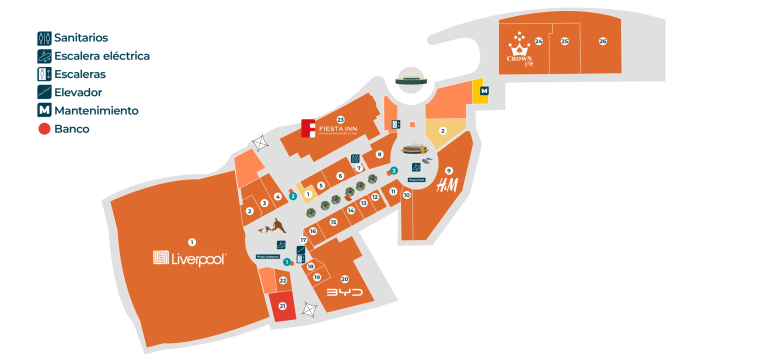
#> input picture planta-baja.png, 1536 x 727 px, found by its file name (shown at 1/2 size)
$ python render_flat_clean.py
#> lines starting #> are read from the running program, lines starting #| are printed output that depends on the picture; after the words box and inside, x2 and y2 are one past the last pixel; in counts of white or black regions, pixels touching at a corner belong together
import cv2
import numpy as np

def generate_vector_flat_clean_map(src_path, dest_path, scale_factor=3):
#> called with src_path = 'planta-baja.png', dest_path = 'planta-baja-dark.png', scale_factor = 3
    print(f"Generating 100% Flat Vector Clean Map for {src_path}...")
    orig = cv2.imread(src_path, cv2.IMREAD_UNCHANGED)
#> orig is the input picture: shape (727, 1536, 4); mean B, G, R, A 215.7, 225.5, 244, 255
    h_orig, w_orig = orig.shape[:2]
#> h_orig = 727; w_orig = 1536

    if orig.shape[2] == 4:
        b, g, r, a = cv2.split(orig)
#> a: shape (727, 1536); every value is 255
        bgr = cv2.merge([b, g, r])
    else:
        bgr = orig
        a = np.full((h_orig, w_orig), 255, dtype=np.uint8)

    gray = cv2.cvtColor(bgr, cv2.COLOR_BGR2GRAY)
    hsv = cv2.cvtColor(bgr, cv2.COLOR_BGR2HSV)
#> hsv: shape (727, 1536, 3); mean H, S, V 3.7, 35.3, 244.9
    H, S, V = cv2.split(hsv)
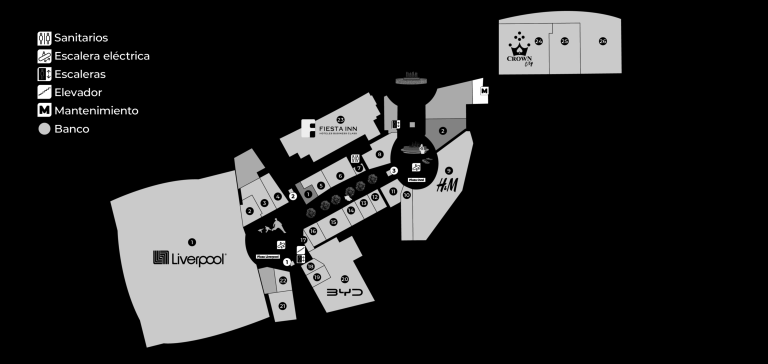
#> S: shape (727, 1536) (shown at 1/2 size); min 0, max 255, mean 35.3

    # 1. Background Mask
    bg_mask_orig = ((gray > 238) & (S < 30)) | (a < 30)
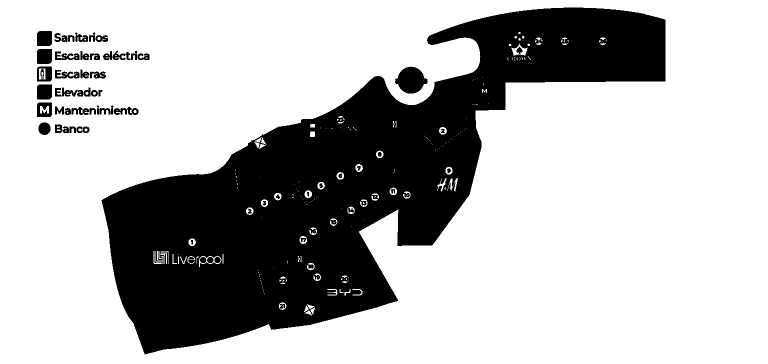
#> bg_mask_orig: shape (727, 1536) bool (shown at 1/2 size); 71.5% white; 60 black regions (2 under 20 px), largest, box (x1, y1, x2, y2) and area: (203, 15, 1331, 709) 303625, (790, 133, 855, 187) 2387, (74, 62, 104, 92) 880

    # 2. Corridors
    corridor_mask_orig = (gray >= 165) & (gray <= 238) & (S < 35) & (~bg_mask_orig) & (a > 30)
#> corridor_mask_orig: shape (727, 1536) bool; 10% white; 1080 white regions (1054 under 20 px), largest, box (x1, y1, x2, y2) and area: (203, 15, 1331, 709) 106425, (795, 133, 849, 157) 758, (796, 168, 848, 187) 694

    # 3. Stores
    store_mask_orig = (~bg_mask_orig) & (~corridor_mask_orig) & (a > 30)
#> store_mask_orig: shape (727, 1536) bool; 18.6% white; 207 white regions (80 under 20 px), largest, box (x1, y1, x2, y2) and area: (220, 296, 593, 695) 91860, (997, 22, 1244, 150) 28806, (593, 378, 774, 626) 19916
    anchor_mask_orig = store_mask_orig & (S > 35)
#> anchor_mask_orig: shape (727, 1536) bool; 18.5% white; 151 white regions (23 under 20 px), largest, box (x1, y1, x2, y2) and area: (220, 296, 593, 695) 91833, (997, 22, 1244, 149) 28779, (593, 378, 774, 626) 19872

    # 4. Extract Vector Contours of Stores & Anchors
    stores_binary = ((store_mask_orig | anchor_mask_orig) & (~bg_mask_orig)).astype(np.uint8) * 255
    stores_binary[0:260, 0:300] = 0
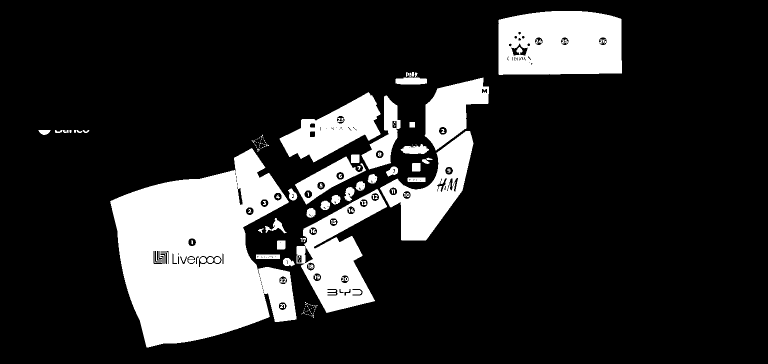
#> stores_binary: shape (727, 1536) (shown at 1/2 size); 17.8% white; 140 white regions (74 under 20 px), largest, box (x1, y1, x2, y2) and area: (220, 296, 593, 695) 91860, (997, 22, 1244, 150) 28806, (593, 378, 774, 626) 19916
    # Clean morphological closing to smooth edges
    stores_binary = cv2.morphologyEx(stores_binary, cv2.MORPH_CLOSE, np.ones((7, 7), np.uint8))
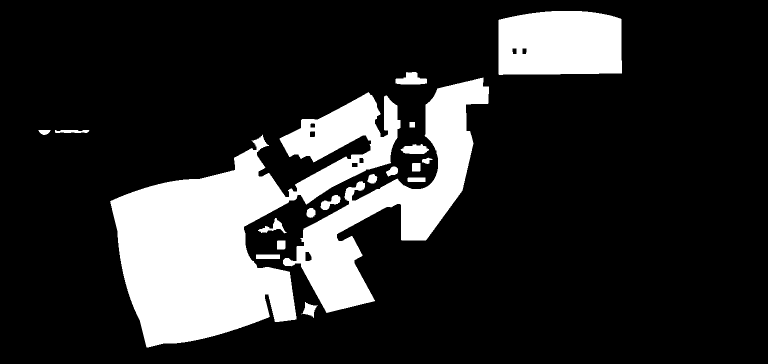
#> stores_binary: shape (727, 1536) (shown at 1/2 size); 18.6% white; 19 white regions
    contours, hierarchy = cv2.findContours(stores_binary, cv2.RETR_TREE, cv2.CHAIN_APPROX_TC89_KCOS)
#> contours = 26 contours; largest, box (x1, y1, x2, y2) and area: (220, 184, 801, 695) 119228, (566, 155, 978, 626) 50561, (997, 22, 1244, 150) 29580, (791, 144, 854, 169) 955, (801, 288, 858, 308) 754

    # Detect only long real partition walls (remove small circle edges)
    canny = cv2.Canny(gray, 30, 90)
#> canny: shape (727, 1536); 2.5% white in thin lines or dots, all inside (x1, y1, x2, y2) = (74, 15, 1332, 709)
    canny[bg_mask_orig] = 0
    canny[0:260, 0:300] = 0
#> canny: shape (727, 1536); 1.8% white in thin lines or dots, all inside (x1, y1, x2, y2) = (77, 15, 1331, 709)
    # Remove small circular edges using morphology
    # Long walls survive line structuring elements
    kernel_h = cv2.getStructuringElement(cv2.MORPH_RECT, (5, 1))
    kernel_v = cv2.getStructuringElement(cv2.MORPH_RECT, (1, 5))
    walls_h = cv2.morphologyEx(canny, cv2.MORPH_OPEN, kernel_h)
#> walls_h: shape (727, 1536); 0.36% white in thin lines or dots, all inside (x1, y1, x2, y2) = (86, 15, 1331, 699)
    walls_v = cv2.morphologyEx(canny, cv2.MORPH_OPEN, kernel_v)
#> walls_v: shape (727, 1536); 0.34% white in thin lines or dots, all inside (x1, y1, x2, y2) = (110, 37, 1244, 677)
    long_walls = cv2.bitwise_or(walls_h, walls_v)
    long_walls = cv2.dilate(long_walls, np.ones((2, 2), np.uint8))
#> long_walls: shape (727, 1536); 1.5% white in thin lines or dots, all inside (x1, y1, x2, y2) = (86, 15, 1332, 700)

    # 5. Target Ultra-HD Canvas
    h_hd = int(h_orig * scale_factor)
#> h_hd = 2181
    w_hd = int(w_orig * scale_factor)
#> w_hd = 4608

    def upscale_mask(m, blur_radius=3):
#> called with blur_radius = 3
        m_u8 = (m.astype(np.uint8) * 255)
        up = cv2.resize(m_u8, (w_hd, h_hd), interpolation=cv2.INTER_LANCZOS4)
        if blur_radius > 0:
            up = cv2.GaussianBlur(up, (blur_radius, blur_radius), 0)
        return up

    bg_hd = upscale_mask(bg_mask_orig, blur_radius=3)
    corridor_hd = upscale_mask(corridor_mask_orig, blur_radius=3)
    store_hd = upscale_mask(store_mask_orig, blur_radius=3)
    anchor_hd = upscale_mask(anchor_mask_orig, blur_radius=3)
    walls_hd = cv2.resize(long_walls, (w_hd, h_hd), interpolation=cv2.INTER_LANCZOS4)

    # Top-left legend
    legend_mask = np.zeros((h_orig, w_orig), dtype=bool)
    legend_mask[0:260, 0:300] = (gray[0:260, 0:300] < 90) & (a[0:260, 0:300] > 30)
#> legend_mask: shape (727, 1536) bool; 0.53% white; 78 white regions (10 under 20 px), largest, box (x1, y1, x2, y2) and area: (75, 170, 103, 198) 716, (75, 63, 103, 91) 569, (75, 99, 103, 127) 510
    legend_hd = upscale_mask(legend_mask, blur_radius=1)

    # 6. Render 100% Flat Colors (Zero residual badge shadows!)
    hd_canvas = np.zeros((h_hd, w_hd, 3), dtype=np.uint8)
    hd_canvas[:] = [22, 13, 8]  # Exterior #080d16

    # Fill Corridors with flat #101724
    corridor_pixels = corridor_hd > 100
#> corridor_pixels: shape (2181, 4608) bool; 10.1% white; 1080 white regions (575 under 20 px), largest, box (x1, y1, x2, y2) and area: (609, 45, 3993, 2127) 961416, (2385, 399, 2547, 472) 6981, (2388, 503, 2544, 561) 6273
    hd_canvas[corridor_pixels] = [36, 23, 16]

    # Fill Stores with flat #1e293b
    store_pixels = (store_hd > 100) & (~corridor_pixels)
#> store_pixels: shape (2181, 4608) bool; 18.5% white; 235 white regions (41 under 20 px), largest, box (x1, y1, x2, y2) and area: (661, 889, 1779, 2085) 826178, (2991, 66, 3732, 450) 259161, (1779, 1134, 2322, 1878) 178447
    hd_canvas[store_pixels] = [59, 41, 30]

    # Fill Anchors with flat #243244
    anchor_pixels = (anchor_hd > 100) & (~corridor_pixels)
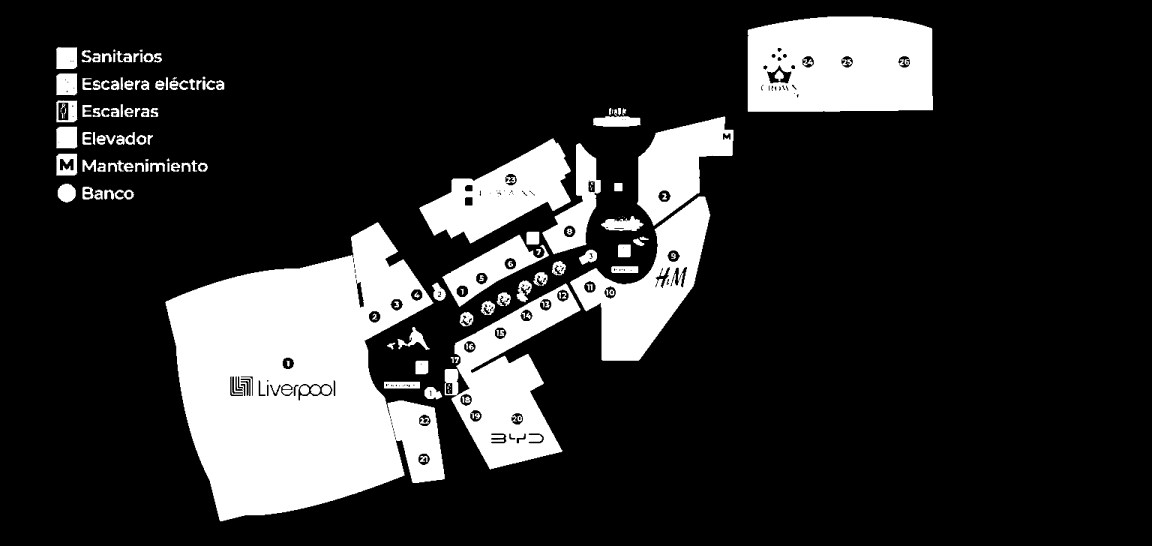
#> anchor_pixels: shape (2181, 4608) bool (shown at 1/4 size); 18.4% white; 159 white regions (8 under 20 px), largest, box (x1, y1, x2, y2) and area: (661, 889, 1779, 2085) 825980, (2991, 66, 3732, 447) 258931, (1779, 1134, 2322, 1878) 178374
    hd_canvas[anchor_pixels] = [68, 50, 36]

    # 7. Draw Clean Anti-Aliased Vector Contours
    for cnt in contours:
        approx = cv2.approxPolyDP(cnt, epsilon=0.8, closed=True)
        cnt_hd = (approx.astype(np.float32) * scale_factor).astype(np.int32)
        cv2.polylines(hd_canvas, [cnt_hd], isClosed=True, color=(105, 80, 58), thickness=3, lineType=cv2.LINE_AA)
#> this loop made 26 passes
#> (approx, cnt_hd) on passes 2, 7, 10, 15, 17: ([[512, 509], [512, 517], [559, 517], [559, 509]], [[1536, 1527], [1536, 1551], [1677, 1551], [1677, 1527]]), ([[815, 356], [816, 363], [850, 363], [850, 355]], [[2445, 1068], [2448, 1089], [2550, 1089], [2550, 1065]]), ([[824, 327], [824, 342], [840, 341], [840, 326]], [[2472, 981], [2472, 1026], [2520, 1023], [2520, 978]]), ([[819, 244], [819, 254], [829, 254], [829, 244]], [[2457, 732], [2457, 762], [2487, 762], [2487, 732]]), ([[704, 325], [715, 326], [714, 334], [703, 333]], [[2112, 975], [2145, 978], [2142, 1002], [2109, 999]])

    # Draw Internal Partition Walls
    wall_pixels = walls_hd > 60
#> wall_pixels: shape (2181, 4608) bool; 1.9% white; 349 white regions, largest, box (x1, y1, x2, y2) and area: (2990, 110, 3736, 451) 26421, (2399, 1133, 2560, 1447) 8428, (1610, 1619, 1783, 1921) 5928
    hd_canvas[wall_pixels] = [105, 80, 58]

    # Draw Top-Left Legend
    legend_pixels = legend_hd > 90
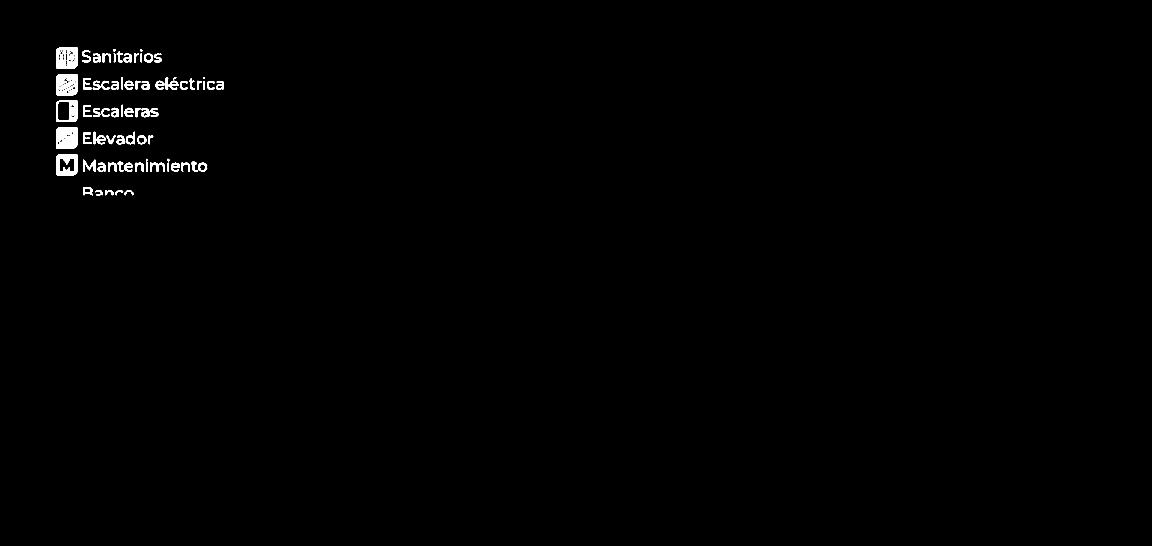
#> legend_pixels: shape (2181, 4608) bool (shown at 1/4 size); 0.56% white; 78 white regions (1 under 20 px)
    hd_canvas[legend_pixels] = [252, 250, 248]
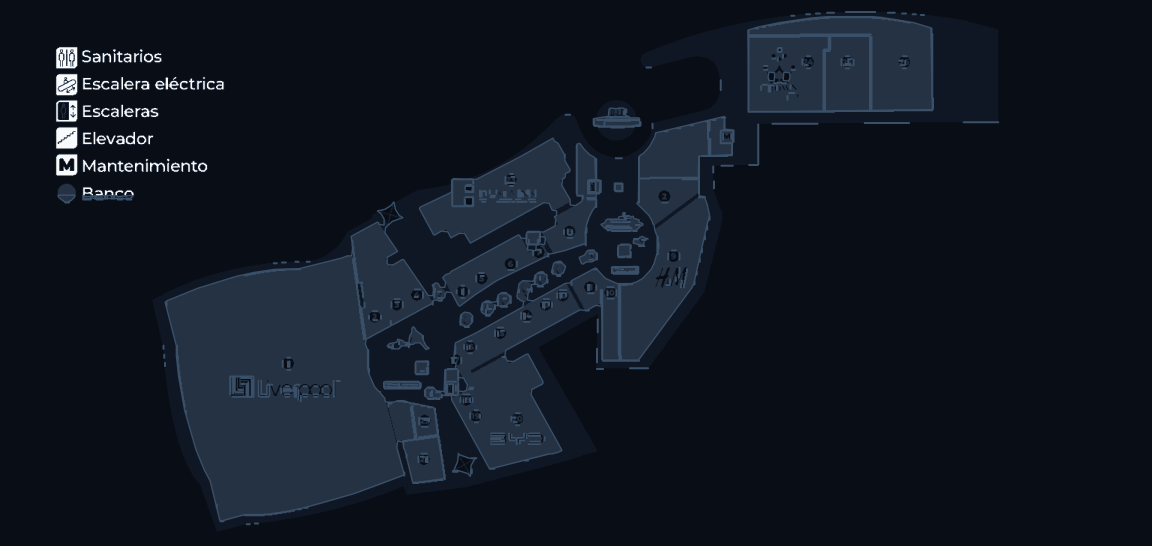
#> hd_canvas: shape (2181, 4608, 3) (shown at 1/4 size); mean of channels 0, 1, 2 34.3, 23, 16; drawn as B, G, R

    # Re-enforce Background
    bg_pixels = bg_hd > 120
    hd_canvas[bg_pixels] = [22, 13, 8]

    # Subtle Sharpening
    gaussian = cv2.GaussianBlur(hd_canvas, (0, 0), 0.8)
    unsharp = cv2.addWeighted(hd_canvas, 1.15, gaussian, -0.15, 0)
    unsharp[bg_pixels] = [22, 13, 8]
    unsharp[legend_pixels] = [254, 252, 250]

    alpha_hd = np.where(bg_pixels, 255, 255).astype(np.uint8)
    final_hd = cv2.merge([unsharp[:, :, 0], unsharp[:, :, 1], unsharp[:, :, 2], alpha_hd])

    cv2.imwrite(dest_path, final_hd, [cv2.IMWRITE_PNG_COMPRESSION, 4])
    print(f"Saved 100% Flat Clean Vector Map: {dest_path}")

for f in ['planta-baja.png', 'planta-uno.png', 'planta-dos.png']:
    name_dark = f.replace('.png', '-dark.png')
    generate_vector_flat_clean_map(f, name_dark, scale_factor=3)
